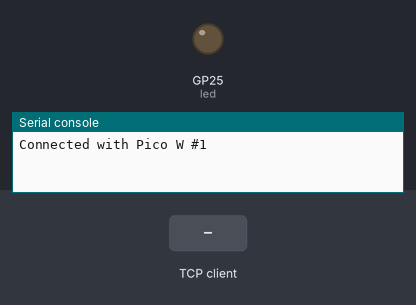
A program run on a simulated Raspberry Pi Pico running MicroPython. Shown: output pins drawn as LEDs (lit = HIGH), the last lines printed to the serial console. The test bench sets the inputs (shaded band). WiFi joins after 1.5 s; one TCP client connects 1 s after the port opens and stays connected.

Above: at 3.2 s.
3.3 s: the TCP client sends "1"
At 3.9 s:
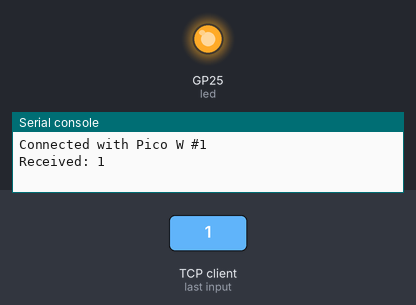
4.8 s: the TCP client sends "0"
At 6.0 s:
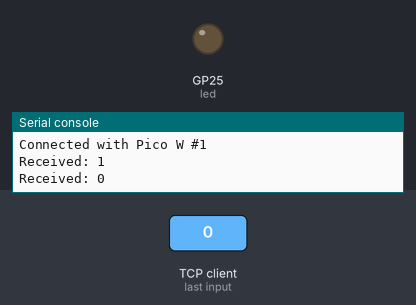
6.3 s: the TCP client sends "on"
At 7.3 s:
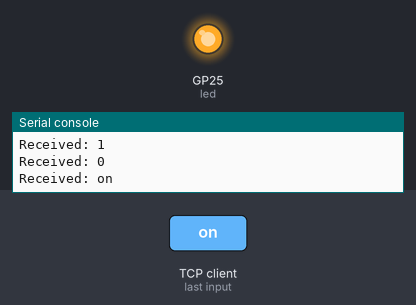
Timing chart, 0 to 9.3 s (numbered marks = the images above; inputs shaded):
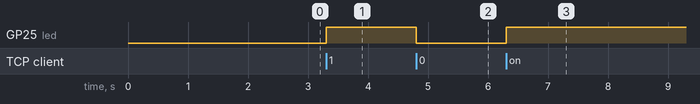

Measured:
- after the input at 3.3 s, GP25 (led): LOW → HIGH at once
- after the input at 4.8 s, GP25 (led): HIGH → LOW at once
- after the input at 6.3 s, GP25 (led): LOW → HIGH at once

The program:

receiver.py
```python
import network
import time
import socket
import machine
import connect

# Configure Wi-Fi credentials
SSID = connect.SSID
PASSWORD = connect.PASSWORD

# Connect to Wi-Fi
wlan = network.WLAN(network.STA_IF)
wlan.active(True)
wlan.connect(SSID, PASSWORD)

while not wlan.isconnected():
    time.sleep(1)

# IP addresses of the two Pico W boards
# Change these to the IP addresses of your Pico W boards
pico1_ip = "192.168.0.144"
pico2_ip = "192.168.0.152"

# Create a socket
sock = socket.socket(socket.AF_INET, socket.SOCK_STREAM)

# Bind the socket to Pico W #2 IP address
server_address = (pico2_ip, 1234)
sock.bind(server_address)
sock.listen(1)

# Wait for a connection from Pico W #1
conn, addr = sock.accept()
print("Connected with Pico W #1")

# Configure onboard LED
led = machine.Pin('LED', machine.Pin.OUT)

while True:
    # Receive data from Pico W #1
    data = conn.recv(1024)
    print("Received:", data.decode())

    # Toggle the onboard LED
    led.value(not led.value())

    # Send response back to Pico W #1
    response = "LED toggled"
    conn.send(response.encode())

conn.close()
```

connect.py
```python
SSID=""
PASSWORD=""
```
